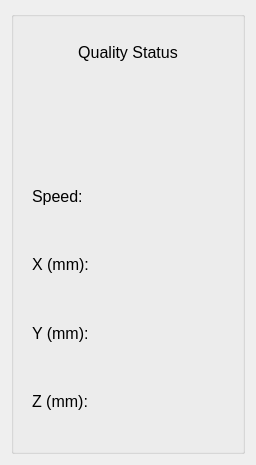
<?xml version="1.0" encoding="UTF-8"?>
<ui version="4.0">
 <class>Meltpoolfeatureviz</class>
 <widget class="QWidget" name="Meltpoolfeatureviz">
  <property name="geometry">
   <rect>
    <x>0</x>
    <y>0</y>
    <width>256</width>
    <height>465</height>
   </rect>
  </property>
  <property name="windowTitle">
   <string>ROS Image Topic Visualizer</string>
  </property>
  <layout class="QVBoxLayout" name="verticalLayout" stretch="9">
   <item>
    <widget class="QGroupBox" name="groupBox">
     <property name="title">
      <string/>
     </property>
     <layout class="QHBoxLayout" name="horizontalLayout" stretch="2">
      <item>
       <widget class="QWidget" name="QualityWidget" native="true">
        <layout class="QVBoxLayout" name="verticalLayout_2" stretch="2,1,1,1,1">
         <item>
          <layout class="QVBoxLayout" name="verticalLayout_3" stretch="3,7">
           <item>
            <widget class="QLabel" name="label_predicted">
             <property name="font">
              <font>
               <pointsize>15</pointsize>
              </font>
             </property>
             <property name="text">
              <string>&lt;html&gt;&lt;head/&gt;&lt;body&gt;&lt;p align=&quot;center&quot;&gt;&lt;span style=&quot; font-size:12pt;&quot;&gt;Quality Status&lt;/span&gt;&lt;/p&gt;&lt;/body&gt;&lt;/html&gt;</string>
             </property>
            </widget>
           </item>
           <item>
            <widget class="QLabel" name="predicted_class_label"/>
           </item>
          </layout>
         </item>
         <item>
          <layout class="QHBoxLayout" name="horizontalLayout_4" stretch="4,6">
           <item>
            <widget class="QLabel" name="label_layer_number_txt">
             <property name="font">
              <font>
               <pointsize>15</pointsize>
              </font>
             </property>
             <property name="text">
              <string>&lt;html&gt;&lt;head/&gt;&lt;body&gt;&lt;p&gt;&lt;span style=&quot; font-size:12pt;&quot;&gt;Speed:&lt;/span&gt;&lt;/p&gt;&lt;/body&gt;&lt;/html&gt;</string>
             </property>
            </widget>
           </item>
           <item>
            <widget class="QLabel" name="layer_number_label"/>
           </item>
          </layout>
         </item>
         <item>
          <layout class="QHBoxLayout" name="horizontalLayout_5" stretch="4,6">
           <item>
            <widget class="QLabel" name="label_layer_number_txt_2">
             <property name="font">
              <font>
               <pointsize>15</pointsize>
              </font>
             </property>
             <property name="text">
              <string>&lt;html&gt;&lt;head/&gt;&lt;body&gt;&lt;p&gt;&lt;span style=&quot; font-size:12pt;&quot;&gt;X (mm):&lt;/span&gt;&lt;/p&gt;&lt;/body&gt;&lt;/html&gt;</string>
             </property>
            </widget>
           </item>
           <item>
            <widget class="QLabel" name="layer_number_label_2"/>
           </item>
          </layout>
         </item>
         <item>
          <layout class="QHBoxLayout" name="horizontalLayout_6" stretch="4,6">
           <item>
            <widget class="QLabel" name="label_layer_number_txt_3">
             <property name="font">
              <font>
               <pointsize>15</pointsize>
              </font>
             </property>
             <property name="text">
              <string>&lt;html&gt;&lt;head/&gt;&lt;body&gt;&lt;p&gt;&lt;span style=&quot; font-size:12pt;&quot;&gt;Y (mm):&lt;/span&gt;&lt;/p&gt;&lt;/body&gt;&lt;/html&gt;</string>
             </property>
            </widget>
           </item>
           <item>
            <widget class="QLabel" name="layer_number_label_3"/>
           </item>
          </layout>
         </item>
         <item>
          <layout class="QHBoxLayout" name="horizontalLayout_7" stretch="4,6">
           <item>
            <widget class="QLabel" name="label_layer_number_txt_4">
             <property name="font">
              <font>
               <pointsize>15</pointsize>
              </font>
             </property>
             <property name="text">
              <string>&lt;html&gt;&lt;head/&gt;&lt;body&gt;&lt;p&gt;&lt;span style=&quot; font-size:12pt;&quot;&gt;Z (mm):&lt;/span&gt;&lt;/p&gt;&lt;/body&gt;&lt;/html&gt;</string>
             </property>
            </widget>
           </item>
           <item>
            <widget class="QLabel" name="layer_number_label_4"/>
           </item>
          </layout>
         </item>
        </layout>
       </widget>
      </item>
     </layout>
    </widget>
   </item>
  </layout>
 </widget>
 <resources/>
 <connections/>
</ui>
